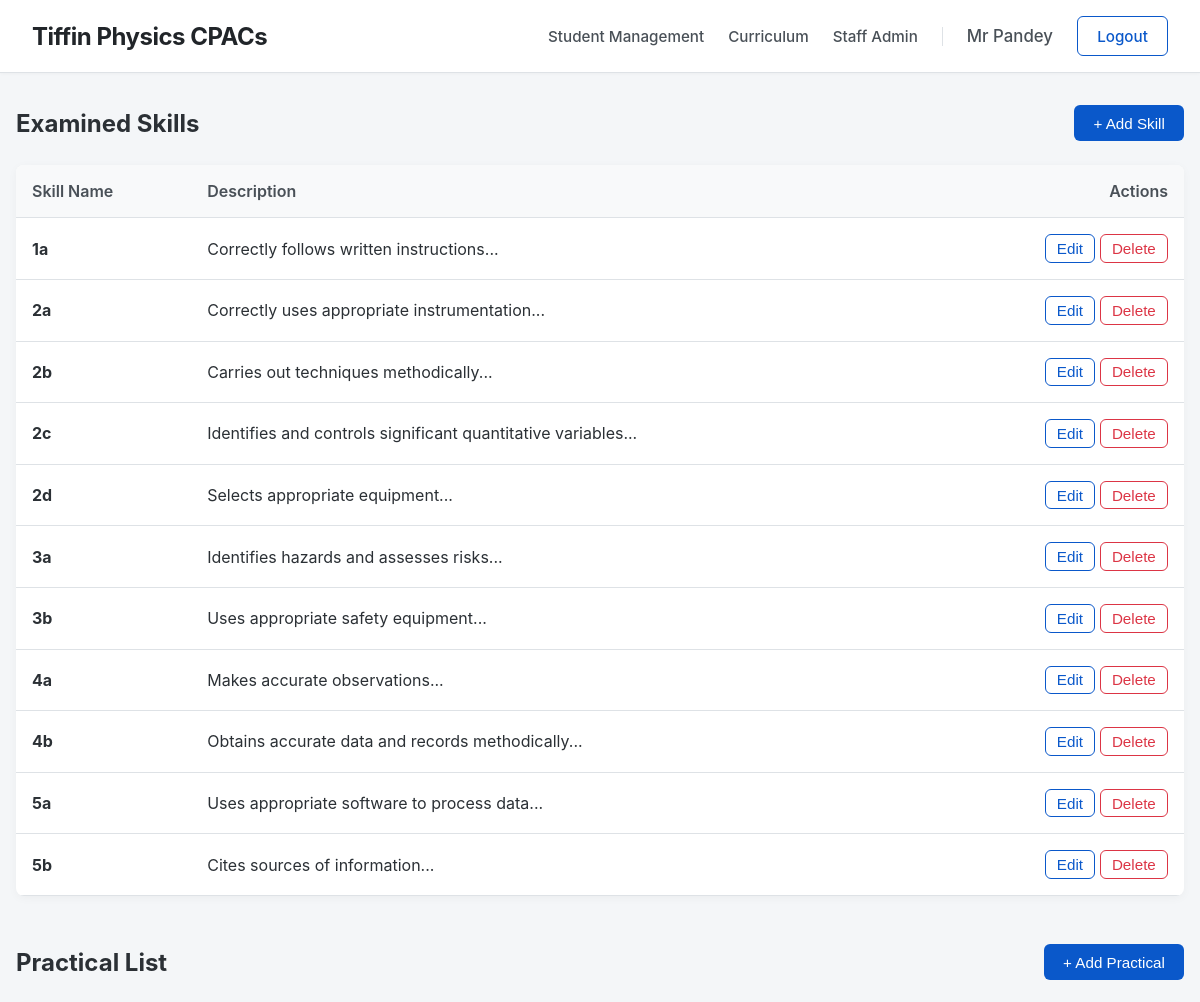
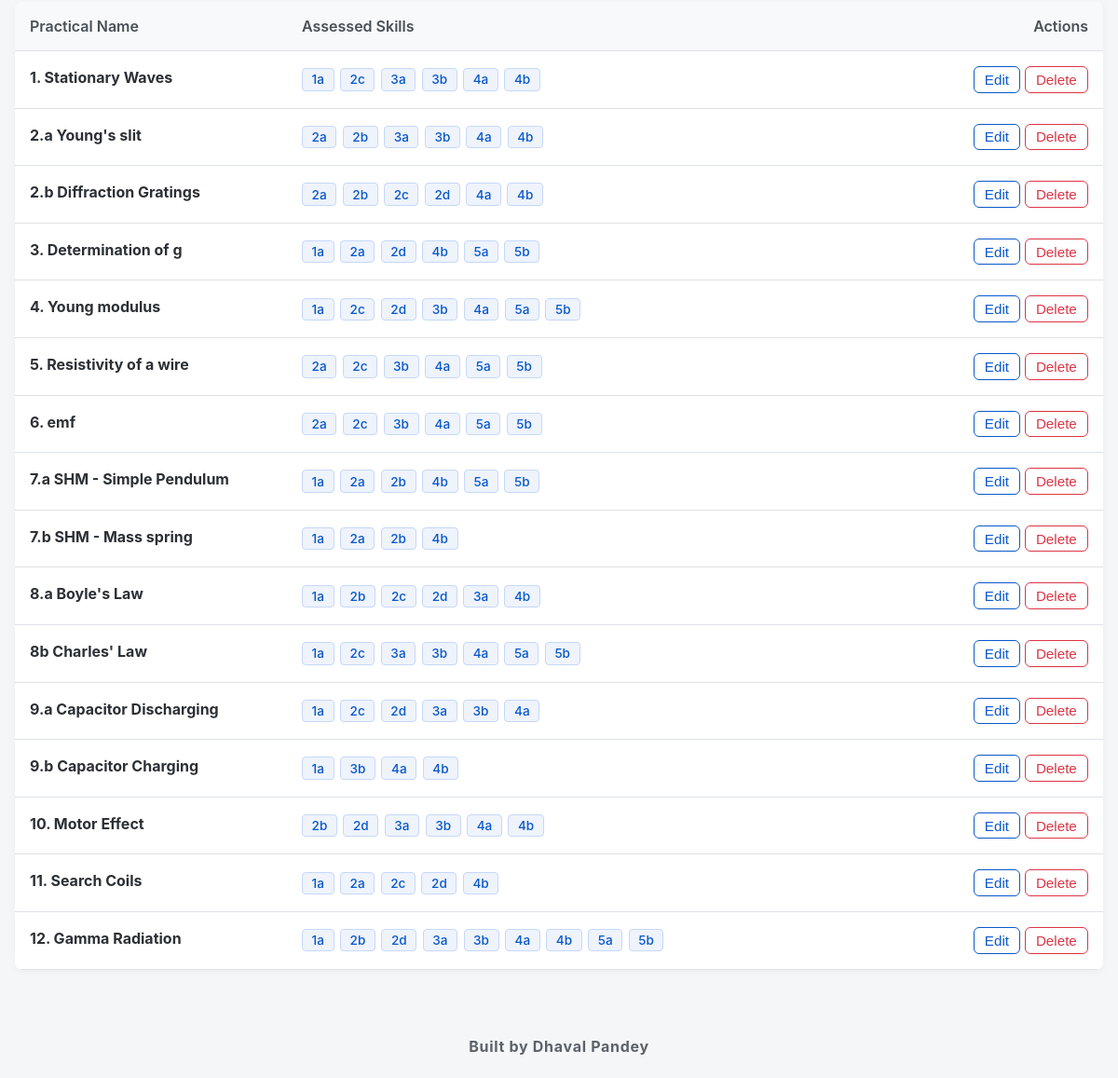
/curriculum (signed in), run on the app's committed database (2 pictures, top to bottom).
### app.py (models this page shows, shortened)
class Teacher(UserMixin, db.Model):
    id = db.Column(db.Integer, primary_key=True)
    email = db.Column(db.String(150), unique=True, nullable=False)
    password = db.Column(db.String(200), nullable=True)
    title = db.Column(db.String(10), nullable=False)
    first_name = db.Column(db.String(100), nullable=False)
    last_name = db.Column(db.String(100), nullable=False)
    @property
    def role(self): return 'teacher'

class Skill(db.Model):
    id = db.Column(db.Integer, primary_key=True)
    name = db.Column(db.String(10), unique=True, nullable=False)
    description = db.Column(db.String(500), nullable=False)

class Practical(db.Model):
    id = db.Column(db.Integer, primary_key=True)
    name = db.Column(db.String(150), nullable=False)
    description = db.Column(db.String(500), nullable=True)

### app.py (the view)
@app.route('/curriculum')
@teacher_required
def curriculum_management():
    skills = Skill.query.order_by(Skill.name).all()
    practicals = Practical.query.all()
    return render_template('curriculum_management.html', skills=skills, practicals=practicals)

### app.py (called while the page is built)
@login_manager.user_loader
def load_user(user_id):
    if user_id.startswith('teacher_'): return Teacher.query.get(int(user_id.split('_')[1]))
    elif user_id.startswith('student_'): return Student.query.get(int(user_id.split('_')[1]))
    return None

def teacher_required(f):
    @wraps(f)
    def decorated_function(*args, **kwargs):
        if not current_user.is_authenticated or current_user.role != 'teacher': abort(403)
        return f(*args, **kwargs)
    return decorated_function

### templates/curriculum_management.html (shortened to what this page needs)
{% extends 'base.html' %} {% block content %}
<div class="section-header">
    <h2 style="margin: 0">Examined Skills</h2>
    <button class="btn" onclick="document.getElementById('addSkillModal').style.display = 'flex'">+ Add Skill</button>
</div>
<table class="data-table">
    <tr>
        <th style="width: 15%">Skill Name</th>
        <th>Description</th>
        <th style="text-align: right; width: 20%">Actions</th>
    </tr>
    {% for sk in skills %}
    <tr>
        <td style="font-weight: bold;">{{ sk.name }}</td>
        <td>{{ sk.description }}</td>
        <td style="text-align: right">
            <button class="btn btn-outline" style="padding: 0.3rem 0.7rem" onclick="openEditSkill({{ sk.id }}, '{{ sk.name|replace("'", "\\'") }}', '{{ sk.description|replace("'", "\\'") }}')">Edit</button>
            <form method="POST" action="{{ url_for('delete_skill', id=sk.id) }}" style="display: inline" onsubmit="return confirm('WARNING: Deleting this skill will remove all associated student marks for this specific skill. Continue?');">
                <button type="submit" class="btn btn-danger" style="padding: 0.3rem 0.7rem">Delete</button>
            </form>
        </td>
    </tr>
    {% endfor %}
</table>
<div class="section-header">
    <h2 style="margin: 0">Practical List</h2>
    <button class="btn" onclick="document.getElementById('addPracticalModal').style.display = 'flex'">+ Add Practical</button>
</div>
<table class="data-table">
    <tr>
        <th style="width: 25%">Practical Name</th>
        <th>Assessed Skills</th>
        <th style="text-align: right; width: 20%">Actions</th>
    </tr>
    {% for p in practicals %}
    <tr>
        <td>
            <strong style="display: block; margin-bottom: 0.3rem;">{{ p.name }}</strong>
        </td>
        <td>
            <div style="display: flex; flex-wrap: wrap; gap: 0.4rem;">
                {% for s in p.skills %}
                <span style="background: #eef3fc; color: var(--primary); padding: 0.2rem 0.6rem; border-radius: 4px; font-size: 0.85rem; font-weight: 500; border: 1px solid #c6d8f9;">
                    {{ s.name }}
                </span>
                {% endfor %}
            </div>
        </td>
        <td style="text-align: right">
            <button class="btn btn-outline" style="padding: 0.3rem 0.7rem" onclick="openEditPractical({{ p.id }}, '{{ p.name|replace("'", "\\'") }}', '{{ p.description|default('', true)|replace("'", "\\'") }}', [{% for s in p.skills %}{{ s.id }}{% if not loop.last %},{% endif %}{% endfor %}])">Edit</button>
            <form method="POST" action="{{ url_for('delete_practical', id=p.id) }}" style="display: inline" onsubmit="return confirm('WARNING: Deleting this practical will remove all associated grading and attendance records permanently. Continue?');">
                <button type="submit" class="btn btn-danger" style="padding: 0.3rem 0.7rem">Delete</button>
            </form>
        </td>
    </tr>
    {% endfor %}
</table>
{% endblock %}

### templates/base.html (shortened to what this page needs)
<!doctype html>
<html lang="en">
	<head>
	</head>
	<body>
		<nav class="navbar">
			<h2>
				<a
					href="{% if current_user.is_authenticated and current_user.role == 'teacher' %}{{ url_for('dashboard') }}{% else %}{{ url_for('home') }}{% endif %}"
					class="navbar-brand"
					>Tiffin Physics CPACs</a
				>
			</h2>
			<div style="display: flex; align-items: center">
				{% if current_user.is_authenticated %} {% if current_user.role
				== 'teacher' %}
				<div class="nav-menu">
					<a href="{{ url_for('dashboard') }}" class="nav-link"
						>Student Management</a
					>
					<a
						href="{{ url_for('curriculum_management') }}"
						class="nav-link"
						>Curriculum</a
					>
					<a
						href="{{ url_for('teacher_management') }}"
						class="nav-link"
						>Staff Admin</a
					>
				</div>
				<span class="user-name"
					>{{ current_user.title }} {{ current_user.last_name }}</span
				>
				{% endif %}
				<a href="{{ url_for('logout') }}" class="btn btn-outline"
					>Logout</a
				>
				{% endif %}
			</div>
		</nav>
		<div class="content-wrapper">
			<div class="container">
				 {% block content %}{%
				endblock %}
			</div>
		</div>
		<b><footer class="site-footer">Built by Dhaval Pandey</footer></b>
	</body>
</html>

### templates/base.html (style rules this page uses)
:root { --bg: #f4f6f8; --text: #2b3035; --primary: #0a58ca; --border: #dee2e6; }
html, body { height: 100%; }
body { font-family: -apple-system, BlinkMacSystemFont, "Segoe UI", Roboto, sans-serif; background: var(--bg); color: var(--text); margin: 0; padding: 0; display: flex; flex-direction: column; }
.navbar { background: #ffffff; padding: 1rem 2rem; border-bottom: 1px solid var(--border); display: flex; justify-content: space-between; align-items: center; box-shadow: 0 1px 3px rgba(0, 0, 0, 0.03); }
.navbar h2 { margin: 0; font-weight: 700; letter-spacing: -0.5px; }
.navbar-brand { text-decoration: none; color: #212529; transition: color 0.2s ease; }
.nav-menu { display: flex; gap: 1.5rem; align-items: center; margin-right: 1.5rem; padding-right: 1.5rem; border-right: 1px solid var(--border); }
.nav-link { text-decoration: none; color: #495057; font-weight: 500; font-size: 0.95rem; transition: color 0.2s; }
.user-name { font-weight: 500; font-size: 1.05rem; margin-right: 1.5rem; color: #495057; }
.content-wrapper { flex: 1; }
.container { max-width: 1400px; margin: 2rem auto; padding: 0 1rem; }
.btn { padding: 0.6rem 1.2rem; border: none; border-radius: 6px; background: var(--primary); color: white; cursor: pointer; text-decoration: none; font-size: 0.95rem; font-weight: 500; transition: background 0.2s; }
.btn-outline { background: transparent; border: 1px solid var(--primary); color: var(--primary); }
.btn-danger { background: white; border: 1px solid #dc3545; color: #dc3545; }
.site-footer { text-align: center; padding: 1.5rem; color: #5d6268; font-size: 1rem; letter-spacing: 0.7px; background: transparent; }

### templates/curriculum_management.html (style rules this page uses)
.data-table { width: 100%; border-collapse: collapse; background: white; border-radius: 8px; overflow: hidden; box-shadow: 0 2px 10px rgba(0, 0, 0, 0.04); margin-bottom: 3rem; }
.data-table th, .data-table td { padding: 1rem; text-align: left; border-bottom: 1px solid var(--border); }
.data-table th { background: #f8f9fa; font-weight: 600; color: #495057; }
.section-header { display: flex; justify-content: space-between; align-items: center; margin-bottom: 1.5rem; margin-top: 1rem; }

### data on the page
Teacher: title "Mr", last_name "Pandey"
Skill: name "1a", description "Correctly follows written instructions..."
Skill: name "2a", description "Correctly uses appropriate instrumentation..."
Skill: name "2b", description "Carries out techniques methodically..."
Skill: name "2c", description "Identifies and controls significant quantitative variables..."
Skill: name "2d", description "Selects appropriate equipment..."
Skill: name "3a", description "Identifies hazards and assesses risks..."
Skill: name "3b", description "Uses appropriate safety equipment..."
Skill: name "4a", description "Makes accurate observations..."
Skill: name "4b", description "Obtains accurate data and records methodically..."
Skill: name "5a", description "Uses appropriate software to process data..."
Skill: name "5b", description "Cites sources of information..."
Practical: name "1. Stationary Waves"
Practical: name "2.a Young's slit"
Practical: name "2.b Diffraction Gratings"
Practical: name "3. Determination of g"
Practical: name "4. Young modulus"
Practical: name "5. Resistivity of a wire"
Practical: name "6. emf"
Practical: name "7.a SHM - Simple Pendulum"
Practical: name "7.b SHM - Mass spring"
Practical: name "8.a Boyle's Law"
Practical: name "8b Charles' Law"
Practical: name "9.a Capacitor Discharging"
Practical: name "9.b Capacitor Charging"
Practical: name "10. Motor Effect"
Practical: name "11. Search Coils"
Practical: name "12. Gamma Radiation"
